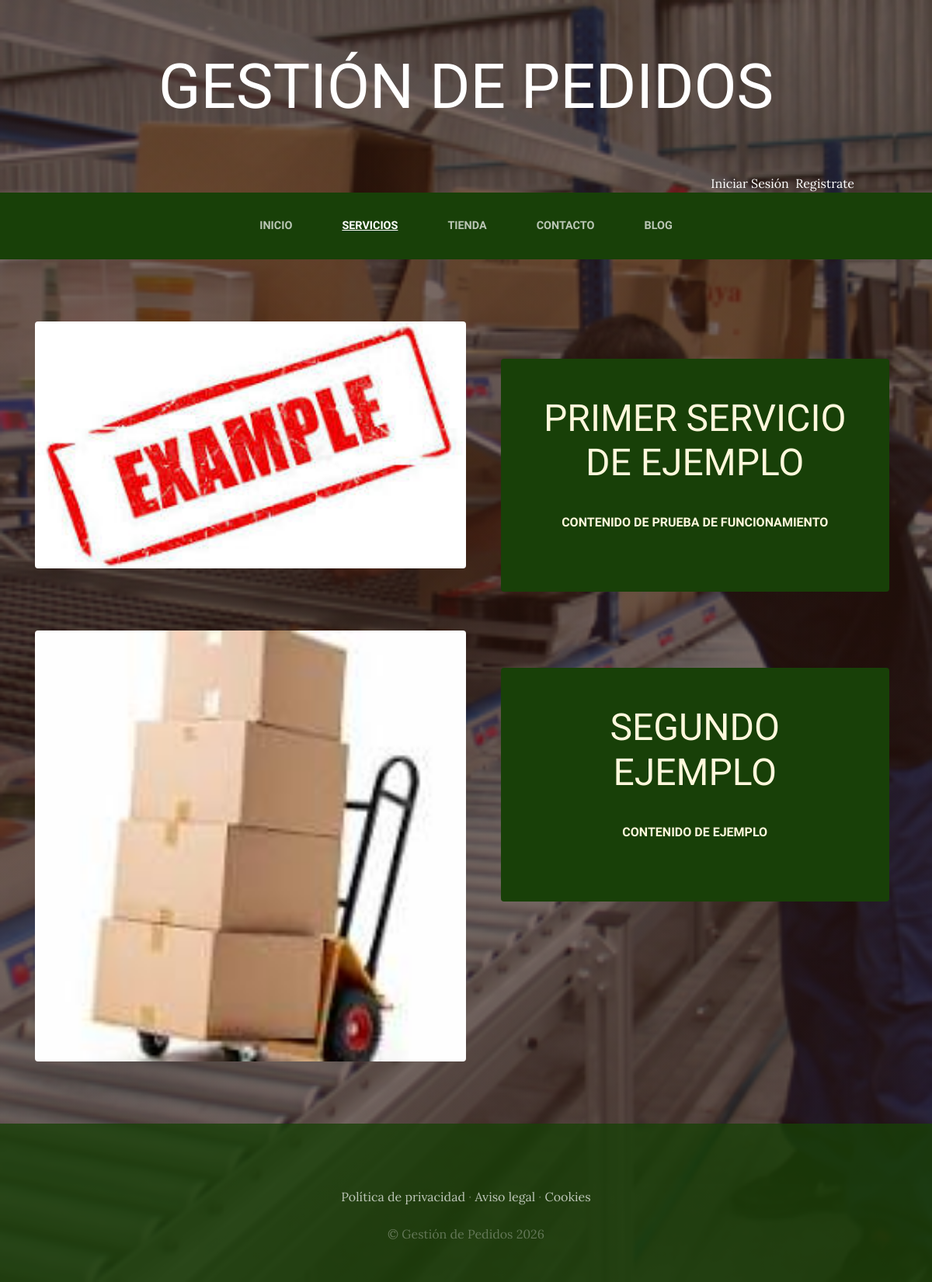
The app's page /servicios/ with its own data.
### servicios/models.py (models this page shows, shortened)
class Servicio(models.Model):
    titulo=models.CharField(max_length=50)
    contenido=models.CharField(max_length=50)
    imagen=models.ImageField(upload_to='servicios')
    created=models.DateTimeField(auto_now_add=True)
    updated=models.DateTimeField(auto_now_add=True)
    class Meta:
        verbose_name='servicio'
        verbose_name_plural='servicios'

### servicios/views.py (the view)
# urls.py: path('servicios/', include('servicios.urls')),
def servicios(request):
    servicios=Servicio.objects.all()
    return render(request,'servicios/servicios.html', {"servicios":servicios})

### carro/context_processor.py (called while the page is built)
def importe_total_carro(request):
        total = 0
        if request.user.is_authenticated:
                for key, value in request.session.get('carro', {}).items():
                        total = total+(float(value["precio"]))
        else:
                total= "Debes iniciar sesion"
        return {"importe_total_carro": total}

### servicios/templates/servicios/servicios.html
{% extends 'ProyectoWebApp/base.html' %}
{% load static %}
{% block content %}
    {% for servicio in servicios %}
    <section class="page-section clearfix">
    <div class="container">
    <div class="intro">
        <img
        class="intro-img img-fluid mb-3 mb-lg-0 rounded"
        src="{{servicio.imagen.url}}"
        alt=""
        style="width: 50%;"
        />
        <div class="intro-text left-0 text-center bg-faded p-5 rounded">
        <h2 class="section-heading mb-4">
            <span class="section-heading-lower">{{servicio.titulo}}</span>
            <br>
            <span class="section-heading-upper">{{servicio.contenido}}</span>
        </h2>
        </div>
    </div>
    </div>
</section>
    {% endfor %}
{% endblock content%}

### ProyectoWebApp/static/ProyectoWebApp/css/gestion.css (style rules this page uses)
body { font-family: 'Lora'; background: linear-gradient(rgba(47, 23, 15, 0.65), rgba(47, 23, 15, 0.65)), url("../img/bg_main.jpg"); background-attachment: fixed; background-position: center; background-size: cover; }
h1, h2, h3, h4, h5, h6 { font-family: 'Raleway'; }
.page-section { margin-top: 5rem; margin-bottom: 5rem; }
.section-heading { text-transform: uppercase; }
.section-heading .section-heading-upper { display: block; font-size: 1rem; font-weight: 800; padding-bottom:.5rem; }
.section-heading .section-heading-lower { display: block; font-size: 3rem; font-weight: 100; }
.bg-faded { background-color: rgba(255, 255, 255, 0.85); }
.intro { position: relative; }
@media (min-width: 992px) { .intro .intro-img { width: 75%; float: left; } }
@media (min-width: 992px) { .intro .intro-text { left: 600; width: 60%; margin-top: 3rem; background-color: rgba(24, 64, 8); color: cornsilk; position: absolute; } }
@media (min-width: 1200px) { .intro .intro-text { width: 45%; } }

### records on screen
Servicio: imagen (picture), titulo "PRIMER SERVICIO DE EJEMPLO", contenido "CONTENIDO DE PRUEBA DE FUNCIONAMIENTO"
Servicio: imagen (picture), titulo "SEGUNDO EJEMPLO", contenido "CONTENIDO DE EJEMPLO"
